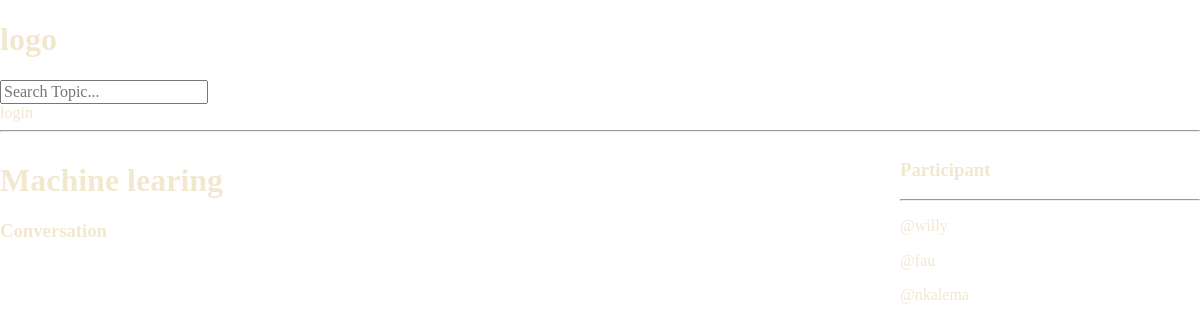
Page /room/6/ on the earlier database version.
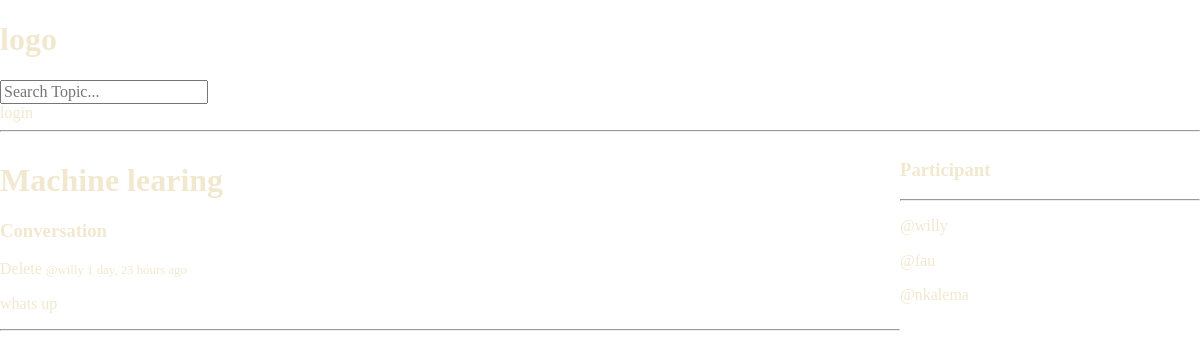
Same page on the later database version.
### base/models.py (models this page shows, shortened)
class Message(models.Model):
    user = models.ForeignKey(User, on_delete=models.CASCADE)
    room = models.ForeignKey(Room, on_delete=models.CASCADE)
    body = models.TextField()
    update = models.DateTimeField(auto_now=True)
    created = models.DateTimeField(auto_now_add=True)
    class Meta:
        ordering = ['-update', '-created']

### base/views.py (the view, shortened to what this page needs)
# urls.py: path('room/<str:pk>/', views.room, name='room'),
def room(request, pk):
    room = Room.objects.get(id=pk)
    room_messages = room.message_set.all()
    participants = room.participants.all()
    context = {'room': room, 'room_messages': room_messages, 'participants': participants}
    return render(request, 'room.html', context)

### templates/room.html (shortened to what this page needs)
{% extends 'main.html'%}
{% block content%}
<div class="room-container">
    <div>
        <h1>{{room.name}}</h1>
        <div class="comment-wrapper">
            <h3>Conversation</h3>
            {% for message in room_messages%}
            <div>
                {% if request.user == user%}
                <a href = "{% url 'delete-message' message.id%}">Delete </a>
                {% endif %}
                <small>@{{message.user}}   {{message.created | timesince}} ago</small>
                <p>
                    {{message.body}}
                </p>
                <hr>
            </div>
            {%endfor%}
        </div>
    </div>
    <div>
        <h3>Participant</h3>
        <hr>
        {% for user in participants%}
        <div>
            <p>@{{user.username}}</p>
        </div>
        {% endfor %}
    </div>
</div>
{% endblock %}

Differences in the rows shown:
added Message: user "willy", created "1 day, 23 hours", body "whats up"
